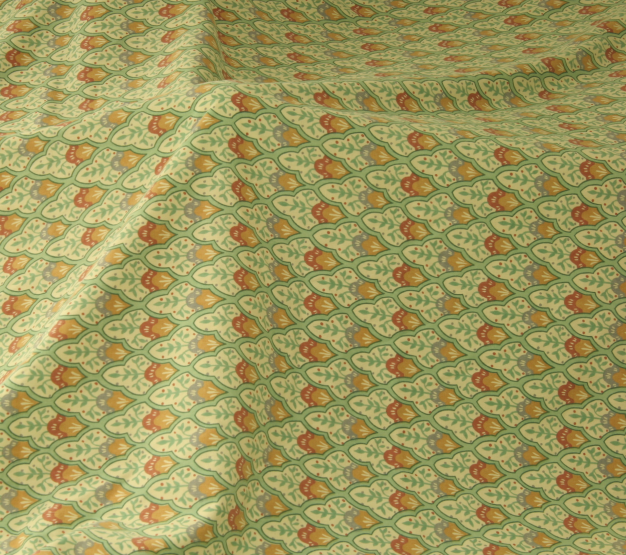
#> input picture view0.png, 1252 x 1110 px (shown at 1/2 size)
$ python KL_tracker.py   (Python 2 division)
#> lines starting #> are read from the running program, lines starting #| are printed output that depends on the picture; after the words box and inside, x2 and y2 are one past the last pixel; in counts of white or black regions, pixels touching at a corner belong together; long printed decimals are rounded
import numpy as ny
from scipy import interpolate as intplt
from scipy import ndimage as ng
from numpy.linalg import inv
import cv2

def grad(image):
  scharr_x = ny.array([[3,0,-3],[10,0,-10],[3,0,-3]])
  scharr_y = ny.array([[3,10,3],[0,0,0],[-3,-10,-3]])

  image_x = ng.convolve(image,scharr_x,mode='reflect')
  image_y = ng.convolve(image,scharr_y,mode='reflect')
  return image_x,image_y

def window(image,centre,window_size=[51,51]):
  sub = image[centre[0]-(window_size[0]-1)/2:centre[0]+(window_size[0]-1)/2+1,centre[1]-(window_size[1]-1)/2:centre[1]+(window_size[1]-1)/2+1]
  return sub

def estimate_z(dx,dy):
  z_x = ny.square(dx).sum()
  z_y = ny.square(dy).sum()
  z_xy = ny.multiply(dx,dy).sum()
  z = [[z_x,z_xy],[z_xy,z_y]]
  return z

def diff_fun(imagef,imageg,dx,dy):
  diff = imageg-imagef

  e_x = ny.multiply(diff,dx)
  e_y = ny.multiply(diff,dy)
  e = [[e_x.sum()],[e_y.sum()]]
  return e

def interp_img(image,centre,h,size=[51,51]):
  out = ny.zeros(size)
  minx = centre[0] - (size[0]-1)/2 + h[0,0]
  maxx = centre[0] + (size[0]-1)/2 + h[0,0]
  miny = centre[1] - (size[1]-1)/2 + h[0,1]
  maxy = centre[1] + (size[1]-1)/2 + h[0,1]
  x = ny.arange(minx,maxx+1)
  y = ny.arange(miny,maxy+1)
  r,c = ny.shape(image)
  row = ny.arange(r)
  col = ny.arange(c)
  f = intplt.interp2d(col,row,image,kind="cubic")
  out = f(y,x)
  return out

itern = 300
centre = [320,336]
centre_true = [289.35,336.12]
h = ny.matrix([[0.001,0.001]])


# load images
image1 = cv2.imread("view0.png")
#> image1 is the input picture: shape (1110, 1252, 3); mean B, G, R 93.9, 152, 158.2
image2 = cv2.imread("view1.png")
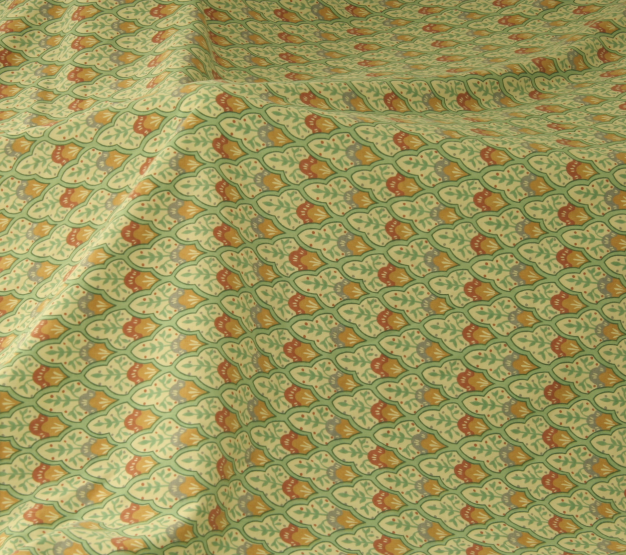
#> input picture view1.png, 1252 x 1110 px (shown at 1/2 size)
#> image2 is the input picture: shape (1110, 1252, 3); mean B, G, R 93.2, 151.4, 157.4
image1 = cv2.cvtColor(image1,cv2.COLOR_BGR2GRAY)
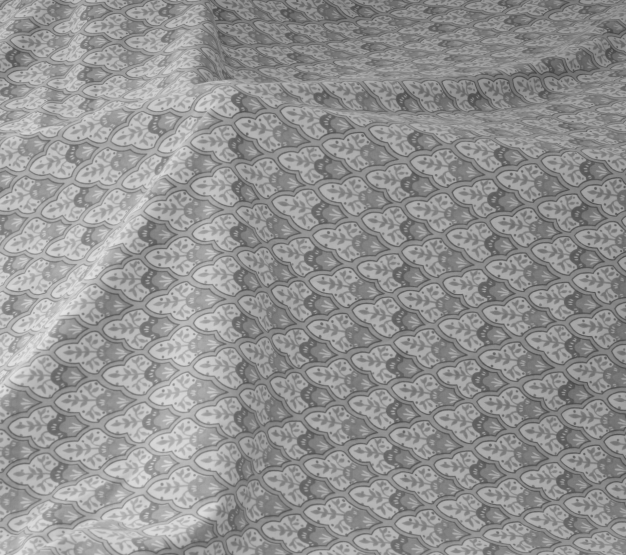
#> image1: shape (1110, 1252) (shown at 1/2 size); min 63, max 230, mean 147.2
image2 = cv2.cvtColor(image2,cv2.COLOR_BGR2GRAY)
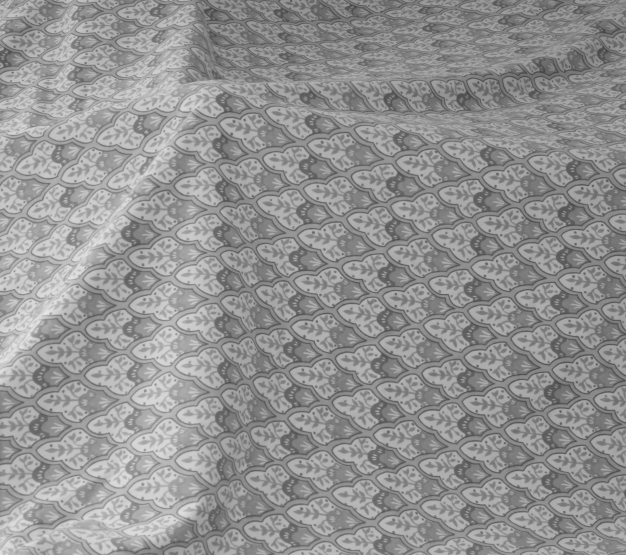
#> image2: shape (1110, 1252) (shown at 1/2 size); min 62, max 230, mean 146.6

image_x, image_y = grad(image1)
image2_x,image2_y = grad(image2)
#> in grad (call 2), `image_x = ng.convolve(image,scharr_x,mode='reflect')`:
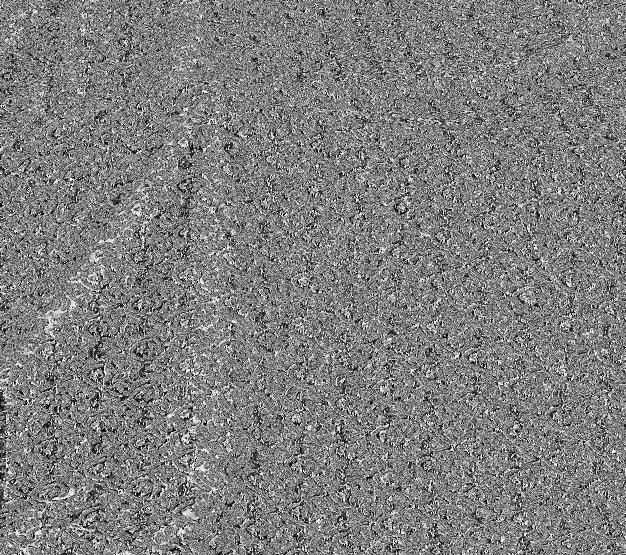
#> image_x: shape (1110, 1252) (shown at 1/2 size); min 0, max 255, mean 126.3
#> in grad (call 2), `image_y = ng.convolve(image,scharr_y,mode='reflect')`:
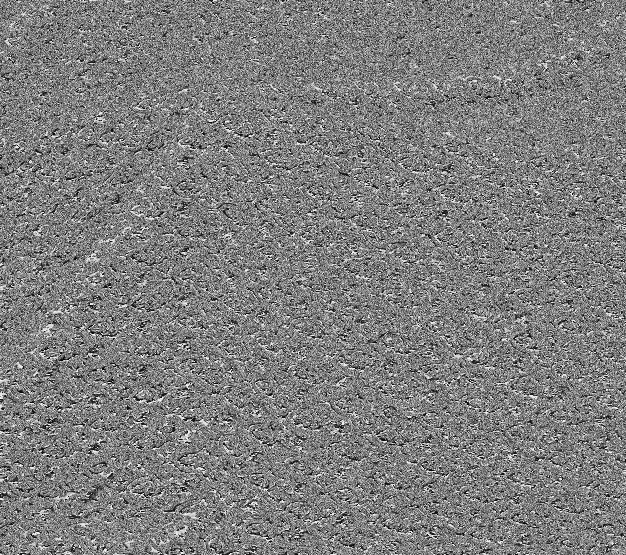
#> image_y: shape (1110, 1252) (shown at 1/2 size); min 0, max 255, mean 126.2
image2_window = window(image2,centre)

image1_window = window(image1,centre)

sub2_dx = window(image2_x,centre)
sub2_dy = window(image2_y,centre)
mis = image2_window-image1_window
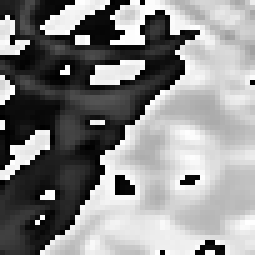
#> mis: shape (51, 51) (shown 5 times larger); min 0, max 255, mean 138.1
mis = ny.sum(ny.square(mis))
#> mis = 268953
mis = mis**(0.5)
#> mis = 518.6
print("start mishit: ", mis)
#| start mishit:  518.607
image_show = cv2.imread("view0.png")
image_show = cv2.circle(image_show,(ny.int(centre_true[0]),ny.int(centre_true[1])),ny.int(40),(60,60,60),2)
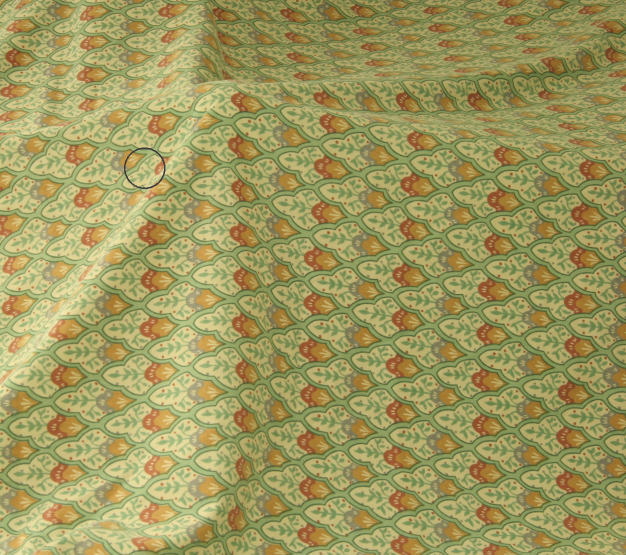
#> image_show: shape (1110, 1252, 3) (shown at 1/2 size); 0.06% of pixels changed, all inside (x1, y1, x2, y2) = (248, 295, 331, 378)
cv2.imshow("rec",image_show)
cv2.waitKey(0)
for i in ny.arange(itern):

#> (the run stopped early here; a loop or call above may not have finished)
